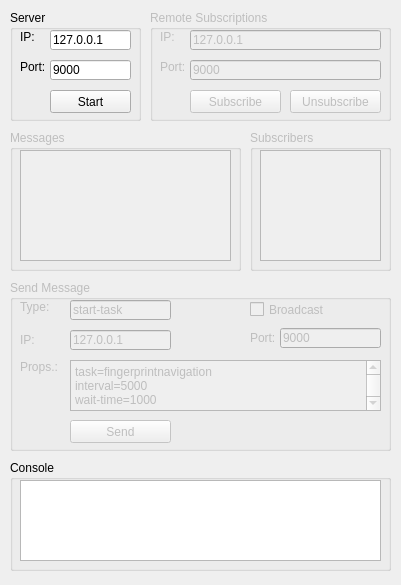
<?xml version="1.0" encoding="UTF-8"?>
<ui version="4.0">
 <class>RemoteInterfaceTestClass</class>
 <widget class="QWidget" name="RemoteInterfaceTestClass">
  <property name="geometry">
   <rect>
    <x>0</x>
    <y>0</y>
    <width>401</width>
    <height>585</height>
   </rect>
  </property>
  <property name="windowTitle">
   <string>RemoteInterfaceTest</string>
  </property>
  <widget class="QGroupBox" name="groupListener">
   <property name="enabled">
    <bool>false</bool>
   </property>
   <property name="geometry">
    <rect>
     <x>10</x>
     <y>130</y>
     <width>231</width>
     <height>141</height>
    </rect>
   </property>
   <property name="title">
    <string>Messages</string>
   </property>
   <widget class="QListWidget" name="listenerMessages">
    <property name="geometry">
     <rect>
      <x>10</x>
      <y>20</y>
      <width>211</width>
      <height>111</height>
     </rect>
    </property>
   </widget>
  </widget>
  <widget class="QGroupBox" name="groupSender">
   <property name="enabled">
    <bool>false</bool>
   </property>
   <property name="geometry">
    <rect>
     <x>10</x>
     <y>280</y>
     <width>381</width>
     <height>171</height>
    </rect>
   </property>
   <property name="title">
    <string>Send Message</string>
   </property>
   <widget class="QLabel" name="label_3">
    <property name="geometry">
     <rect>
      <x>10</x>
      <y>80</y>
      <width>46</width>
      <height>14</height>
     </rect>
    </property>
    <property name="text">
     <string>Props.:</string>
    </property>
   </widget>
   <widget class="QPushButton" name="buttonSend">
    <property name="geometry">
     <rect>
      <x>60</x>
      <y>140</y>
      <width>101</width>
      <height>23</height>
     </rect>
    </property>
    <property name="text">
     <string>Send</string>
    </property>
   </widget>
   <widget class="QPlainTextEdit" name="senderProperties">
    <property name="geometry">
     <rect>
      <x>60</x>
      <y>80</y>
      <width>311</width>
      <height>51</height>
     </rect>
    </property>
    <property name="plainText">
     <string>task=fingerprintnavigation
interval=5000
wait-time=1000</string>
    </property>
   </widget>
   <widget class="QLineEdit" name="senderType">
    <property name="geometry">
     <rect>
      <x>60</x>
      <y>20</y>
      <width>101</width>
      <height>20</height>
     </rect>
    </property>
    <property name="text">
     <string>start-task</string>
    </property>
   </widget>
   <widget class="QLabel" name="label_8">
    <property name="geometry">
     <rect>
      <x>10</x>
      <y>20</y>
      <width>46</width>
      <height>14</height>
     </rect>
    </property>
    <property name="text">
     <string>Type:</string>
    </property>
   </widget>
   <widget class="QLabel" name="label_11">
    <property name="geometry">
     <rect>
      <x>10</x>
      <y>52</y>
      <width>51</width>
      <height>16</height>
     </rect>
    </property>
    <property name="text">
     <string>IP:</string>
    </property>
   </widget>
   <widget class="QLineEdit" name="receiverIP">
    <property name="geometry">
     <rect>
      <x>60</x>
      <y>50</y>
      <width>101</width>
      <height>20</height>
     </rect>
    </property>
    <property name="text">
     <string>127.0.0.1</string>
    </property>
   </widget>
   <widget class="QLineEdit" name="receiverPort">
    <property name="geometry">
     <rect>
      <x>270</x>
      <y>48</y>
      <width>101</width>
      <height>20</height>
     </rect>
    </property>
    <property name="text">
     <string>9000</string>
    </property>
   </widget>
   <widget class="QLabel" name="label_12">
    <property name="geometry">
     <rect>
      <x>240</x>
      <y>50</y>
      <width>51</width>
      <height>16</height>
     </rect>
    </property>
    <property name="text">
     <string>Port:</string>
    </property>
   </widget>
   <widget class="QCheckBox" name="chbBroadcastMessage">
    <property name="geometry">
     <rect>
      <x>240</x>
      <y>20</y>
      <width>91</width>
      <height>19</height>
     </rect>
    </property>
    <property name="text">
     <string>Broadcast</string>
    </property>
   </widget>
  </widget>
  <widget class="QGroupBox" name="groupServer">
   <property name="geometry">
    <rect>
     <x>10</x>
     <y>10</y>
     <width>131</width>
     <height>111</height>
    </rect>
   </property>
   <property name="title">
    <string>Server</string>
   </property>
   <widget class="QLabel" name="label_6">
    <property name="geometry">
     <rect>
      <x>10</x>
      <y>20</y>
      <width>46</width>
      <height>14</height>
     </rect>
    </property>
    <property name="text">
     <string>IP:</string>
    </property>
   </widget>
   <widget class="QLabel" name="label_7">
    <property name="geometry">
     <rect>
      <x>10</x>
      <y>50</y>
      <width>46</width>
      <height>14</height>
     </rect>
    </property>
    <property name="text">
     <string>Port:</string>
    </property>
   </widget>
   <widget class="QLineEdit" name="serverPort">
    <property name="geometry">
     <rect>
      <x>40</x>
      <y>50</y>
      <width>81</width>
      <height>20</height>
     </rect>
    </property>
    <property name="text">
     <string>9000</string>
    </property>
   </widget>
   <widget class="QPushButton" name="buttonStart">
    <property name="geometry">
     <rect>
      <x>40</x>
      <y>80</y>
      <width>81</width>
      <height>23</height>
     </rect>
    </property>
    <property name="text">
     <string>Start</string>
    </property>
   </widget>
   <widget class="QLineEdit" name="serverIP">
    <property name="geometry">
     <rect>
      <x>40</x>
      <y>20</y>
      <width>81</width>
      <height>20</height>
     </rect>
    </property>
    <property name="text">
     <string>127.0.0.1</string>
    </property>
   </widget>
  </widget>
  <widget class="QGroupBox" name="groupBox">
   <property name="geometry">
    <rect>
     <x>10</x>
     <y>460</y>
     <width>381</width>
     <height>111</height>
    </rect>
   </property>
   <property name="title">
    <string>Console</string>
   </property>
   <widget class="QTextEdit" name="console">
    <property name="geometry">
     <rect>
      <x>10</x>
      <y>20</y>
      <width>361</width>
      <height>81</height>
     </rect>
    </property>
   </widget>
  </widget>
  <widget class="QGroupBox" name="groupConnect">
   <property name="enabled">
    <bool>false</bool>
   </property>
   <property name="geometry">
    <rect>
     <x>150</x>
     <y>10</y>
     <width>241</width>
     <height>111</height>
    </rect>
   </property>
   <property name="title">
    <string>Remote Subscriptions</string>
   </property>
   <widget class="QLabel" name="label_9">
    <property name="geometry">
     <rect>
      <x>10</x>
      <y>20</y>
      <width>46</width>
      <height>14</height>
     </rect>
    </property>
    <property name="text">
     <string>IP:</string>
    </property>
   </widget>
   <widget class="QLabel" name="label_10">
    <property name="geometry">
     <rect>
      <x>10</x>
      <y>50</y>
      <width>46</width>
      <height>14</height>
     </rect>
    </property>
    <property name="text">
     <string>Port:</string>
    </property>
   </widget>
   <widget class="QLineEdit" name="connectPort">
    <property name="geometry">
     <rect>
      <x>40</x>
      <y>50</y>
      <width>191</width>
      <height>20</height>
     </rect>
    </property>
    <property name="text">
     <string>9000</string>
    </property>
   </widget>
   <widget class="QPushButton" name="buttonConnect">
    <property name="geometry">
     <rect>
      <x>40</x>
      <y>80</y>
      <width>91</width>
      <height>23</height>
     </rect>
    </property>
    <property name="text">
     <string>Subscribe</string>
    </property>
   </widget>
   <widget class="QLineEdit" name="connectIP">
    <property name="geometry">
     <rect>
      <x>40</x>
      <y>20</y>
      <width>191</width>
      <height>20</height>
     </rect>
    </property>
    <property name="text">
     <string>127.0.0.1</string>
    </property>
   </widget>
   <widget class="QPushButton" name="buttonDisconnect">
    <property name="geometry">
     <rect>
      <x>140</x>
      <y>80</y>
      <width>91</width>
      <height>23</height>
     </rect>
    </property>
    <property name="text">
     <string>Unsubscribe</string>
    </property>
   </widget>
  </widget>
  <widget class="QGroupBox" name="groupSubscribers">
   <property name="enabled">
    <bool>false</bool>
   </property>
   <property name="geometry">
    <rect>
     <x>250</x>
     <y>130</y>
     <width>141</width>
     <height>141</height>
    </rect>
   </property>
   <property name="title">
    <string>Subscribers</string>
   </property>
   <widget class="QListWidget" name="subscribers">
    <property name="geometry">
     <rect>
      <x>10</x>
      <y>20</y>
      <width>121</width>
      <height>111</height>
     </rect>
    </property>
   </widget>
  </widget>
 </widget>
 <layoutdefault spacing="6" margin="11"/>
 <resources/>
 <connections/>
</ui>
